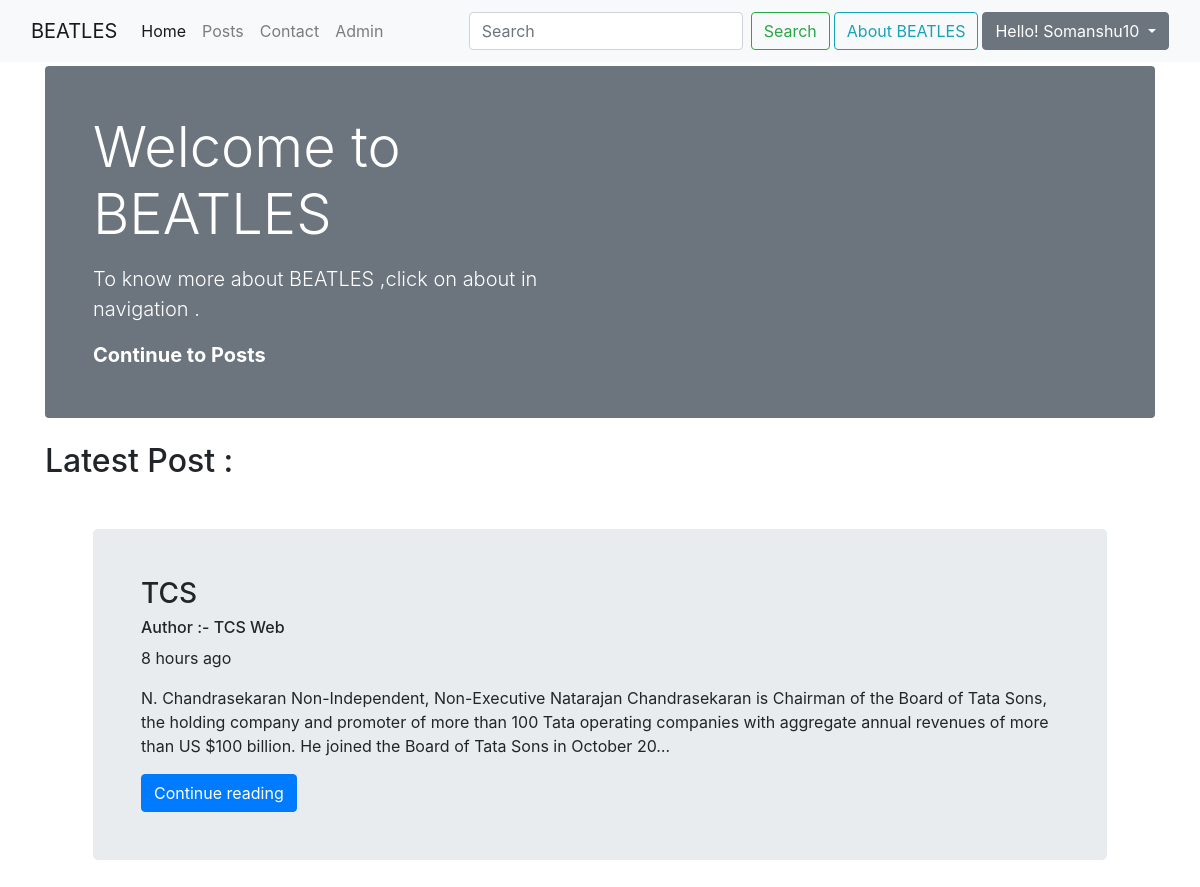
Screenshot of / (signed in) with the database file from the repository.
### CompanyPost/models.py (models this page shows, shortened)
class PostsInfo(models.Model):
    sno = models.AutoField(primary_key=True)
    title = models.CharField(max_length=255)
    content = models.TextField()
    author = models.CharField(max_length=20)
    slug = models.SlugField(max_length = 130,unique=True)
    timeStamp = models.DateTimeField(blank=True)

### HOME/views.py (the view)
# urls.py: 2. Add a URL to urlpatterns:  path('', views.home, name='home')
def home(request):
    latest_post = list(PostsInfo.objects.all())
    latest_post.reverse()
    context={'latest_post':latest_post[:1]}
    return render(request,'home/home.html',context)

### templates/home/home.html (shortened to what this page needs)
{% extends 'base.html' %}
{% load static %}
{% load humanize %}
{% block homeactive %}active{% endblock homeactive %}
{% block body %}
<div class="p-4 p-md-5 mb-4 text-white rounded bg-secondary my-1 ">
    <div class="col-md-6 px-0">
      <h1 class="display-4 ">Welcome to BEATLES</h1>
      <p class="lead my-3">To know more about BEATLES ,click on about in navigation . </p>
      <p class="lead mb-0"><a href="/posts  " class="text-white fw-bold">Continue to Posts</a></p>
    </div>
  </div>
<h2>Latest Post :</h2>
{% for post in latest_post  %}
<div class="jumbotron p-4 p-md-5 mb-4 m-5 my-4 ">
<h3 >{{post.title}}</h3>
<h6>Author :- {{post.author}}</h6>
<p>{{post.timeStamp | naturaltime }}</p>
<p>{{post.content|truncatechars:300}}</p>
<a href="/posts/{{post.slug}}/"><button class="btn btn-primary"  >Continue reading</button></a>
</div>
{% endfor %}
{% endblock body %}

### templates/base.html (shortened to what this page needs)
<!doctype html>
{% load static %}
{% load humanize %}
<html lang="en">
<head>
  <link href="https://cdn.jsdelivr.net/npm/bootstrap@5.0.1/dist/css/bootstrap.min.css" rel="stylesheet"
>
  <link rel="stylesheet" href="https://cdn.jsdelivr.net/npm/bootstrap@4.6.0/dist/css/bootstrap.min.css"
>
</head>
<body>
  <nav class="navbar navbar-expand-lg navbar-light bg-light">
    <div class="container-fluid">
      <a class="navbar-brand" href="/">BEATLES</a>
      <div class="collapse navbar-collapse" id="navbarSupportedContent">
        <ul class="navbar-nav me-auto mb-2 mb-lg-0">
          <li class="nav-item">
            <a class="nav-link {% block homeactive %}{% endblock homeactive %}" aria-current="page" href="/">Home</a>
          </li>
          <li class="nav-item">
            <a class="nav-link {% block postsactive %}{% endblock postsactive %} " href="{% url 'posthome' %}">Posts</a>
          </li>
          <li class="nav-item">
            <a class="nav-link {% block contactactive %}{% endblock contactactive %}"
              href="{% url 'contact' %} ">Contact</a>
          </li>
          <li class="nav-item">
            <a class="nav-link " href="/admin ">Admin</a>
          </li>
        </ul>
        <form class="d-flex" method="GET" action="/search">
          <input class="form-control me-2" type="search" placeholder="Search" aria-label="Search" id="search"
            name="query">
          <button for="search" class="btn btn-outline-success" type="submit">Search</button>
        </form>
        <a class="btn btn-outline-info m-1 " data-bs-toggle="offcanvas" href="#offcanvasExample" role="button"
          aria-controls="offcanvasExample">
          About BEATLES
        </a>
        {% if user.is_authenticated %}
        <div class="dropdown">
          <button class="btn btn-secondary dropdown-toggle" type="button" id="dropdownMenuButton1"
            data-bs-toggle="dropdown" aria-expanded="false">
            Hello! {{user.username}}
          </button>
        </div>
        {% else %}
        {% block signup %}{% endblock signup %}
        {% block login %}{% endblock login %}
        {% endif %}
      </div>
    </div>
  </nav>
  <div class="container">
  </div>
  {% block body %}
  {% endblock body %}
</body>
</html>

### rows the page displays
PostsInfo: title "TCS", author "TCS Web", timeStamp "8 hours ago", content "N. Chandrasekaran Non-Independent, Non-Executive Natarajan Chandrasekaran is Chairman of the Board of Tata Sons, the holding company and promoter of more than 100 Tata operating companies with aggregate annual revenues of more than US $100 billion. He joined the Board of Tata Sons in October 20…"

### other values shown
{{ user.username }} "Somanshu10"
